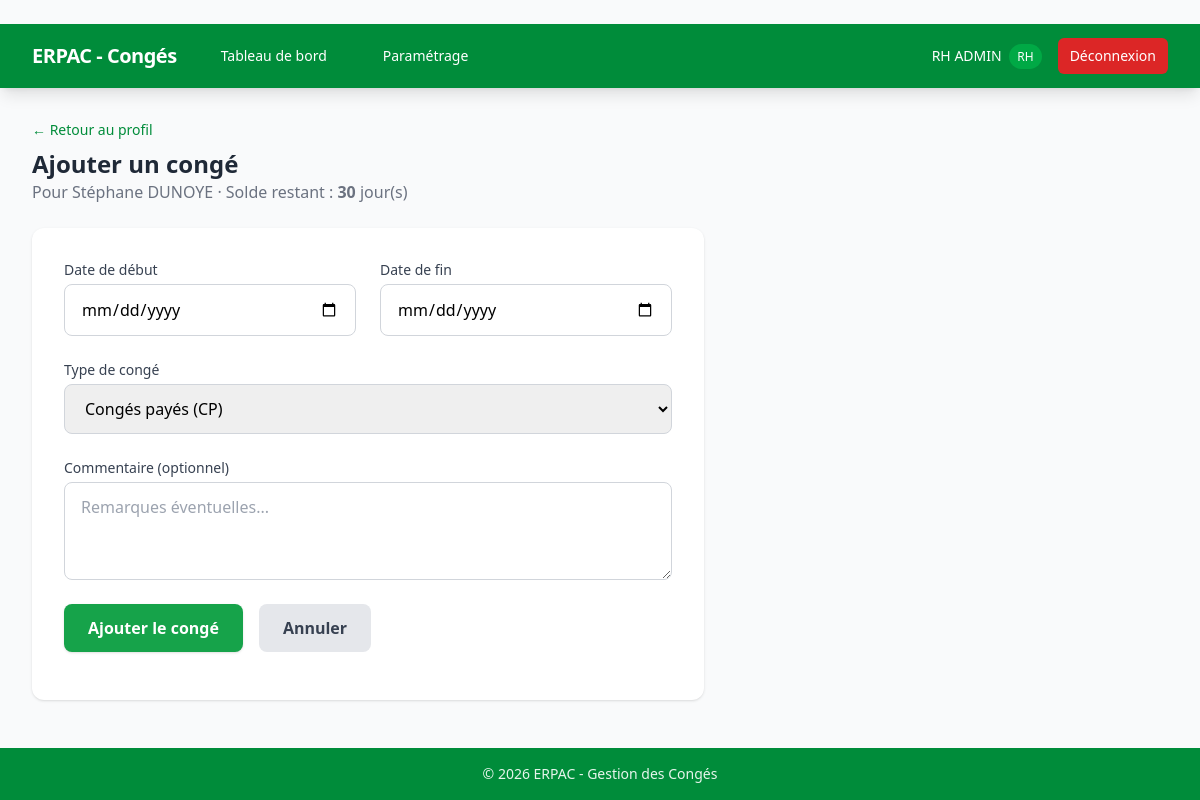
The page /rh/salarie/6/conge/ajouter (signed in) on the database its author committed.
### models/user.py (models this page shows, shortened)
class User(UserMixin, db.Model):
    __tablename__ = "users"
    id = db.Column(db.Integer, primary_key=True)
    nom = db.Column(db.String(100), nullable=False)
    prenom = db.Column(db.String(100), nullable=False)
    identifiant = db.Column(db.String(100), unique=True, nullable=False)
    mot_de_passe_hash = db.Column(db.String(200), nullable=False)
    role = db.Column(db.String(20), nullable=False, default="salarie")  # "rh" ou "salarie"
    actif = db.Column(db.Boolean, default=True)
    date_embauche = db.Column(db.Date, nullable=True)
    conges = db.relationship("Conge", backref="utilisateur", lazy=True, cascade="all, delete-orphan")
    allocations = db.relationship("AllocationConge", backref="utilisateur", lazy=True, cascade="all, delete-orphan")

### routes/rh.py (the view, shortened to what this page needs)
@rh_bp.route("/salarie/<int:user_id>/conge/ajouter", methods=["GET", "POST"])
@rh_required
def ajouter_conge(user_id):
    user = User.query.get_or_404(user_id)
    solde_info = calculer_solde(user.id)
    return render_template("rh/ajouter_conge.html", salarie=user, solde=solde_info)

### models/parametrage.py (called while the page is built)
    @property
    def total_jours(self):
        return self.jours_alloues + self.jours_anciennete + self.jours_report

### routes/rh.py (called while the page is built)
def rh_required(f):
    @wraps(f)
    @login_required
    def decorated_function(*args, **kwargs):
        if current_user.role != "rh":
            flash("Accès réservé aux gestionnaires RH.", "error")
            return redirect(url_for("auth.login"))
        return f(*args, **kwargs)
    return decorated_function

### services/solde.py (called while the page is built)
def get_parametrage_actif():
    return ParametrageAnnuel.query.filter_by(actif=True).first()

def get_allocation(user_id, parametrage_id=None):
    if parametrage_id is None:
        param = get_parametrage_actif()
        if param is None:
            return None
        parametrage_id = param.id
    return AllocationConge.query.filter_by(
        user_id=user_id,
        parametrage_id=parametrage_id,
    ).first()

def calculer_jours_consommes(user_id, parametrage_id=None):
    param = None
    if parametrage_id:
        param = ParametrageAnnuel.query.get(parametrage_id)
    else:
        param = get_parametrage_actif()
    if param is None:
        return 0
    from sqlalchemy import func
    result = db.session.query(func.coalesce(func.sum(Conge.nb_jours_ouvrables), 0)).filter(
        Conge.user_id == user_id,
        Conge.date_debut >= param.debut_exercice,
        Conge.date_fin <= param.fin_exercice,
        Conge.type_conge.in_(["CP", "Anciennete"]),
    ).scalar()
    return result

def calculer_solde(user_id, parametrage_id=None):
    allocation = get_allocation(user_id, parametrage_id)
    if allocation is None:
        return {"total_alloue": 0, "total_consomme": 0, "solde_restant": 0}
    pid = allocation.parametrage_id
    consomme = calculer_jours_consommes(user_id, pid)
    total = allocation.total_jours
    return {
        "total_alloue": total,
        "jours_conges": allocation.jours_alloues,
        "jours_anciennete": allocation.jours_anciennete,
        "jours_report": allocation.jours_report,
        "total_consomme": consomme,
        "solde_restant": total - consomme,
    }

### templates/rh/ajouter_conge.html (shortened to what this page needs)
﻿{% extends "base.html" %}
{% block content %}
<div class="mb-6">
    <a href="{{ url_for('rh.salarie_detail', user_id=salarie.id) }}" class="text-erpac-primary hover:text-erpac-dark text-sm">&larr; Retour au profil</a>
    <h1 class="text-2xl font-bold text-gray-800 mt-2">Ajouter un congé</h1>
    <p class="text-gray-500">Pour {{ salarie.prenom }} {{ salarie.nom }} &middot; Solde restant : <strong>{{ solde.solde_restant }}</strong> jour(s)</p>
</div>
<div class="bg-white rounded-xl shadow p-8 max-w-2xl">
    <form method="POST" class="space-y-6">
        <div class="grid grid-cols-1 md:grid-cols-2 gap-6">
            <div>
                <label for="date_debut" class="block text-sm font-medium text-gray-700 mb-1">Date de début</label>
                <input type="date" id="date_debut" name="date_debut" required
                       class="w-full px-4 py-3 border border-gray-300 rounded-lg focus:ring-2 focus:ring-erpac-primary focus:border-erpac-primary">
            </div>
            <div>
                <label for="date_fin" class="block text-sm font-medium text-gray-700 mb-1">Date de fin</label>
                <input type="date" id="date_fin" name="date_fin" required
                       class="w-full px-4 py-3 border border-gray-300 rounded-lg focus:ring-2 focus:ring-erpac-primary focus:border-erpac-primary">
            </div>
        </div>
        <div>
            <label for="type_conge" class="block text-sm font-medium text-gray-700 mb-1">Type de congé</label>
            <select id="type_conge" name="type_conge"
                    class="w-full px-4 py-3 border border-gray-300 rounded-lg focus:ring-2 focus:ring-erpac-primary focus:border-erpac-primary">
                <option value="CP">Congés payés (CP)</option>
            </select>
        </div>
        <div>
            <label for="commentaire" class="block text-sm font-medium text-gray-700 mb-1">Commentaire (optionnel)</label>
            <textarea id="commentaire" name="commentaire" rows="3"
                      class="w-full px-4 py-3 border border-gray-300 rounded-lg focus:ring-2 focus:ring-erpac-primary focus:border-erpac-primary"
                      placeholder="Remarques éventuelles..."></textarea>
        </div>
        <div class="flex space-x-4">
            <button type="submit"
                    class="bg-green-600 hover:bg-green-700 text-white font-semibold py-3 px-6 rounded-lg transition shadow">
                Ajouter le congé
            </button>
            <a href="{{ url_for('rh.salarie_detail', user_id=salarie.id) }}"
               class="bg-gray-200 hover:bg-gray-300 text-gray-700 font-semibold py-3 px-6 rounded-lg transition">
                Annuler
            </a>
        </div>
    </form>
</div>
{% endblock %}

### templates/base.html (shortened to what this page needs)
<!DOCTYPE html>
<html lang="fr">
<head>
    <link rel="stylesheet" href="{{ url_for('static', filename='css/tailwind.css') }}">
    <link rel="stylesheet" href="{{ url_for('static', filename='css/custom.css') }}">
</head>
<body class="bg-gray-50 min-h-screen flex flex-col">
    {% if current_user.is_authenticated %}
    <nav class="bg-erpac-primary text-white shadow-lg">
        <div class="max-w-7xl mx-auto px-4 sm:px-6 lg:px-8">
            <div class="flex items-center justify-between h-16">
                <div class="flex items-center space-x-8">
                    <span class="text-xl font-bold tracking-tight">ERPAC - Congés</span>
                    {% if current_user.role == 'rh' %}
                    <a href="{{ url_for('rh.dashboard') }}" class="hover:bg-erpac-dark px-3 py-2 rounded-md text-sm font-medium">Tableau de bord</a>
                    <a href="{{ url_for('rh.parametrage') }}" class="hover:bg-erpac-dark px-3 py-2 rounded-md text-sm font-medium">Paramétrage</a>
                    {% else %}
                    <a href="{{ url_for('salarie.accueil') }}" class="hover:bg-erpac-dark px-3 py-2 rounded-md text-sm font-medium">Mes congés</a>
                    {% endif %}
                </div>
                <div class="flex items-center space-x-4">
                    <span class="text-sm">{{ current_user.prenom }} {{ current_user.nom }}
                        <span class="bg-erpac-light text-xs px-2 py-1 rounded-full ml-1">{{ current_user.role|upper }}</span>
                    </span>
                    <a href="{{ url_for('auth.logout') }}" class="bg-red-600 hover:bg-red-700 px-3 py-2 rounded-md text-sm font-medium transition">Déconnexion</a>
                </div>
            </div>
        </div>
    </nav>
    {% endif %}
    <main class="flex-1">
        <div class="max-w-7xl mx-auto px-4 sm:px-6 lg:px-8 py-8">
            {% block content %}{% endblock %}
        </div>
    </main>
    <footer class="bg-erpac-primary text-erpac-100 text-center py-4 text-sm">
        &copy; {{ now().year if now is defined else "2026" }} ERPAC - Gestion des Congés
    </footer>
</body>
</html>

### static/css/custom.css (style rules this page uses)
* { transition-property: background-color, border-color, color, fill, stroke; transition-duration: 150ms; transition-timing-function: cubic-bezier(0.4, 0, 0.2, 1); }

### rows shown on the page
User: prenom "RH", nom "ADMIN", role "RH"
User: prenom "Stéphane", nom "DUNOYE"

### other values the page prints
{{ solde.solde_restant }} "30"
